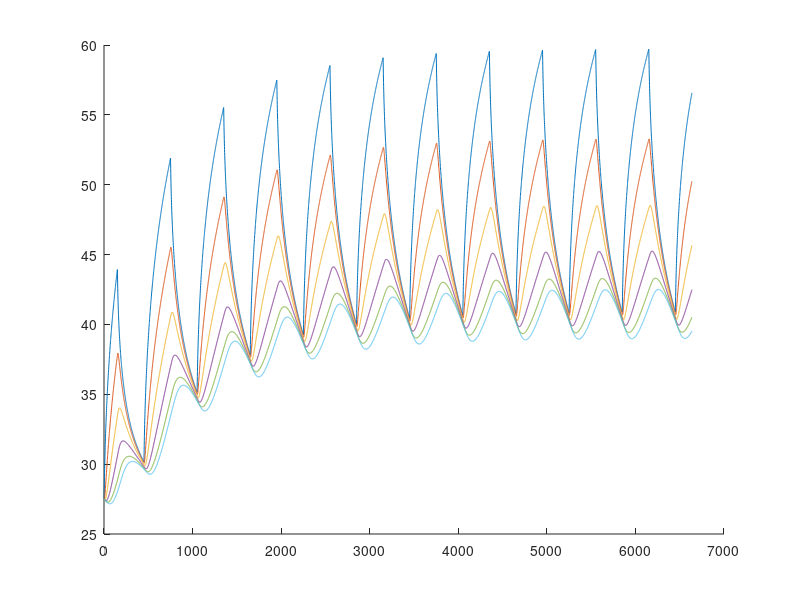

Here is the MATLAB script that generated this plot:
k = 205;
L = 0.3;
a = 0.01;
c = 900;
roh = 2700;
dx = 0.01;
dt = 0.1;
P = 10;
kc = 5;
Tamb = 20;
sigma = 5.67E-8;
epsilon = 1;

x_left = linspace(0, 2.9, 30);
x_n = linspace(0.005, 0.295, 30);
T_n = ones(1,30) * 27.5;
simSensors = zeros(6638, 6);
t = 1:6638;
for i = 0:66379
    if(mod(int32(i/3000), 2) == 1) 
        P = 0;
    else
        P = 10;
    end
    dT_nfirst = -k*(T_n(1) - T_n(2))*dt/(c*roh*dx^2);
    dT_nlast = k*(T_n(end-1) - T_n(end))*dt/(c*roh*dx^2);
    dT_convectivefirst = -2*kc*(T_n(1) - Tamb)*dt/(c*roh*a);
    dT_convectivelast = -2*kc*(T_n(end) - Tamb)*dt/(c*roh*a);
    T_n(1) = T_n(1) + (dT_nfirst + dT_convectivefirst + P*dt/(c*roh*pi*a^2*dx));
    T_n(end) = T_n(end) + (dT_nlast + dT_convectivelast);

    for j = 2:29
        dT_n = (k/(c*roh))*dt*(T_n(j-1)-2*T_n(j)+T_n(j+1))/dx^2;
        dT_radiative = - (2/(c*roh*a))*dt*(kc*(T_n(j)-Tamb)+epsilon*sigma*(((T_n(j)+273.15)^4)-(Tamb+273.15)^4));
        T_n(j) = T_n(j) + (dT_n + dT_radiative);
    end
    if (mod(i, 10) == 0)
        time = i/10 + 1;
        simSensors(time, 1) = T_n(2);
        simSensors(time, 2) = T_n(7);
        simSensors(time, 3) = T_n(12);
        simSensors(time, 4) = T_n(17);
        simSensors(time, 5) = T_n(22);
        simSensors(time, 6) = T_n(27);
    end
end
for i = 1:6
    hold on
    plot(t, simSensors(:, i));
    hold off
end
